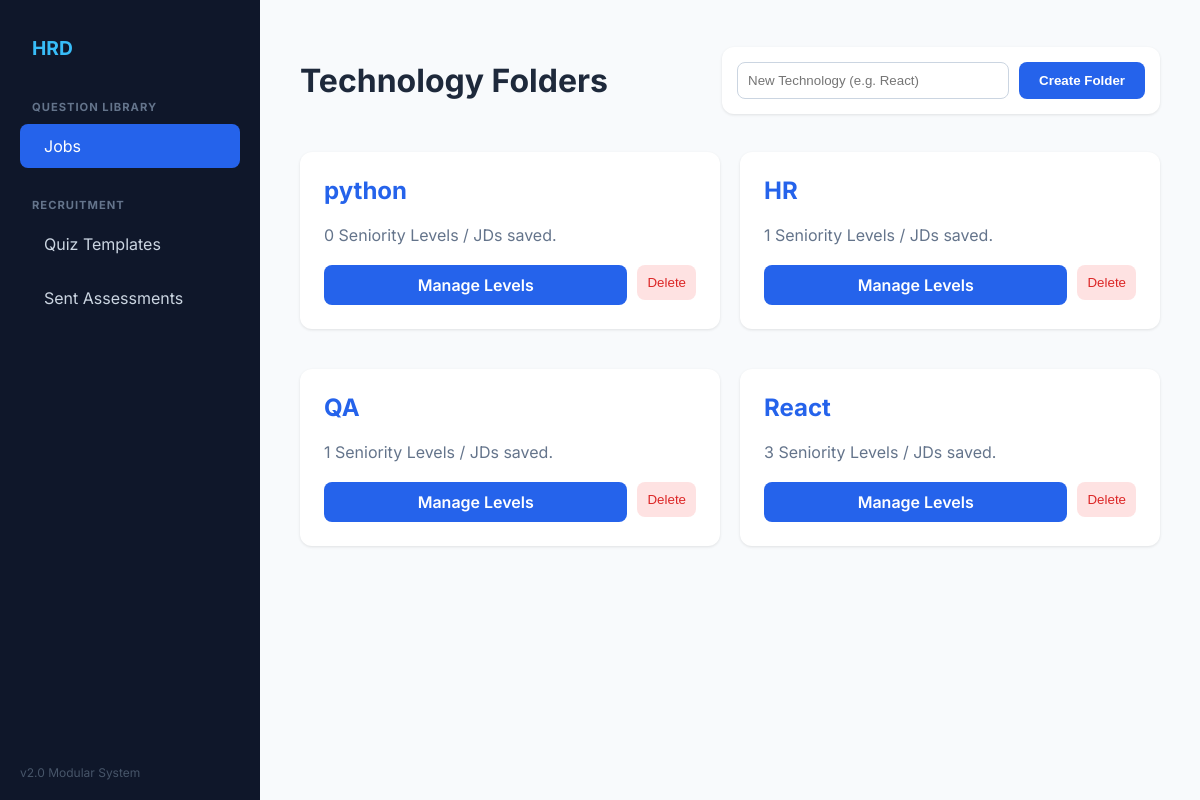
The page / on the database its author committed.
### quiz/models.py (models this page shows, shortened)
class Job(models.Model):
    id = models.UUIDField(primary_key=True, default=uuid.uuid4, editable=False)
    name = models.CharField(max_length=100, unique=True)
    created_at = models.DateTimeField(auto_now_add=True)

### quiz/views.py (the view)
# urls.py: path('', views.job_dashboard, name='job_dashboard'),
def job_dashboard(request):
    jobs = Job.objects.all().order_by('-created_at')
    if request.method == "POST":
        name = request.POST.get('name')
        if name:
            Job.objects.get_or_create(name=name)
        return redirect('job_dashboard')
    return render(request, 'job_dashboard.html', {'jobs': jobs})

### quiz/templates/job_dashboard.html (shortened to what this page needs)
{% extends 'base.html' %}
{% block content %}
<div style="display: flex; justify-content: space-between; align-items: center; margin-bottom: 30px;">
    <h1>Technology Folders</h1>
    <form method="POST" style="display: flex; gap: 10px; background: white; padding: 15px; border-radius: 12px; box-shadow: 0 1px 3px rgba(0,0,0,0.1);">
        <input type="text" name="name" placeholder="New Technology (e.g. React)" required
               style="padding: 10px; border: 1px solid #cbd5e1; border-radius: 8px; width: 250px;">
        <button type="submit" class="btn">Create Folder</button>
    </form>
</div>
<div style="display: grid; grid-template-columns: repeat(auto-fill, minmax(300px, 1fr)); gap: 20px;">
    {% for job in jobs %}
    <div class="card" style="position: relative; transition: transform 0.2s;">
        <h2 style="margin-top: 0; color: var(--primary);">{{ job.name }}</h2>
        <p style="color: #64748b;">{{ job.levels.count }} Seniority Levels / JDs saved.</p>
        <div style="display: flex; gap: 10px; margin-top: 20px;">
            <a href="{% url 'job_detail' job.id %}" class="btn" style="flex: 1; text-align: center;">Manage Levels</a>
            <form action="{% url 'delete_job' job.id %}" method="POST" onsubmit="return confirm('Delete this entire Technology and all its JDs?')">
                <button type="submit" style="background: #fee2e2; color: #dc2626; border: none; padding: 10px; border-radius: 8px; cursor: pointer;">Delete</button>
            </form>
        </div>
    </div>
    {% empty %}
    <p style="color: #64748b;">No technology folders created yet. Start by adding one above!</p>
    {% endfor %}
</div>
{% endblock %}

### quiz/templates/base.html (style rules this page uses)
:root { --primary: #2563eb; --bg: #f8fafc; --text: #1e293b; --sidebar: #0f172a; }
body { font-family: 'Inter', sans-serif; margin: 0; display: flex; background: var(--bg); color: var(--text); }
.card { background: white; padding: 24px; border-radius: 12px; box-shadow: 0 1px 3px rgba(0,0,0,0.1); margin-bottom: 20px; }
.btn { background: var(--primary); color: white; padding: 10px 20px; border-radius: 8px; border: none; cursor: pointer; text-decoration: none; font-weight: 600; display: inline-block; }

### rows shown on the page
Job: name "python", levels.count "0"
Job: name "HR", levels.count "1"
Job: name "QA", levels.count "1"
Job: name "React", levels.count "3"
